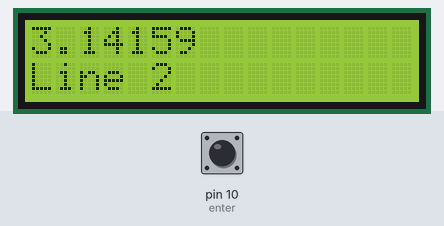
The sketch below on a simulated Arduino Uno, built with avr-gcc and run on an emulated ATmega328P. Parts: 16×2 character LCD. The test bench sets the inputs (shaded band); at power-on: pin 10 (enter) HIGH. What the sketch prints to the serial monitor is not drawn.

Above: at 1.2 s.
1.3 s: pin 10 (enter) pulled LOW for 0.15 s
2.9 s: pin 10 (enter) pulled LOW for 1 s
5.4 s: pin 10 (enter) pulled LOW for 0.15 s
At 6.6 s:
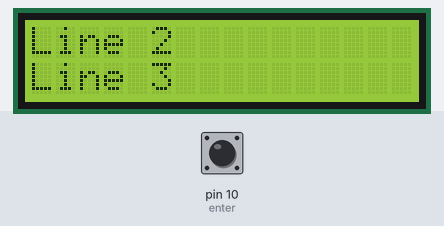
7.0 s: pin 10 (enter) pulled LOW for 1 s
At 8.1 s:
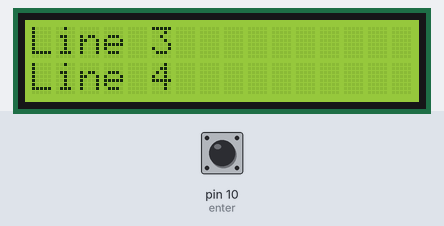
Timing chart, 0 to 10.0 s (numbered marks = the images above; inputs shaded):
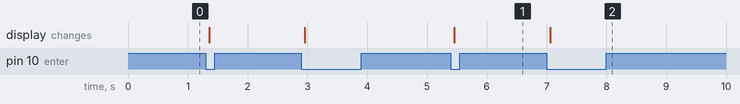

Measured:
- after the input at 5.4 s, the display: changes after 0.06 s (image 1)
- after the input at 7.0 s, the display: changes after 0.06 s (image 2)

The sketch:

J_scrolling_menu.ino
```cpp
/*
 * LiquidMenu library - scrolling_menu.ino
 *
 * This example demonstrates how to use scrolling lines and
 * overwrite the default number of displayed decimal places.
 *
 * It creates 5 "line" obects and places them in a single
 * "screen" object. The requirements for scrolling to work
 * are: the "line" objects must be focusable and the number
 * of lines the actual display has must be set (this also
 * must be set after adding the "lines" to the "screen").
 *
 *
 * The circuit:
 * https://github.com/VasilKalchev/LiquidMenu/blob/master/examples/J_scrolling_menu/J_scrolling_menu.png
 * - LCD RS pin to Arduino pin 12
 * - LCD E pin to Arduino pin 11
 * - LCD D4 pin to Arduino pin 5
 * - LCD D5 pin to Arduino pin 4
 * - LCD D6 pin to Arduino pin 3
 * - LCD D7 pin to Arduino pin 2
 * - LCD R/W pin to ground
 * - LCD VSS pin to ground
 * - LCD VDD pin to 5V
 * - 10k ohm potentiometer: ends to 5V and ground, wiper to LCD V0
 * - 150 ohm resistor from 5V to LCD Anode
 * - LCD Cathode to ground
 * - ----
 * - Button (enter) to Arduino pin 10 and ground
 *
 * Created September 10, 2018
 * by Richard Wardlow - https://github.com/circuitsforfun
 *
 * https://github.com/VasilKalchev/LiquidMenu
 *
 */

#include <LCD_HD44780.h>
#include <LiquidMenu.h>
#include <Button.h>

// Pin mapping for the display
const byte LCD_RS = 12;
const byte LCD_E = 11;
const byte LCD_D4 = 5;
const byte LCD_D5 = 4;
const byte LCD_D6 = 3;
const byte LCD_D7 = 2;
//LCD R/W pin to ground
//10K potentiometer to VO
LiquidCrystal lcd(LCD_RS, LCD_E, LCD_D4, LCD_D5, LCD_D6, LCD_D7);

/*
 * The Button class is not a part of the LiquidMenu library. The first
 * parameter is the button's pin, the second enables or disables the
 * internal pullup resistor (not required) and the third is the debounce
 * time (not required).
 */
// Button objects instantiation
const bool pullup = true;
Button enter(10, pullup);

const float pi = 3.14159265f;

LiquidLine line1(0, 0, pi);
LiquidLine line2(0, 1, "Line 2");
LiquidLine line3(0, 1, "Line 3");
LiquidLine line4(0, 1, "Line 4");
LiquidLine line5(0, 1, "Line 5");

LiquidScreen screen;

LiquidMenu menu(lcd);

// Used for attaching something to the lines, to make them focusable.
void blankFunction() {
    return;
}


void setup() {
    Serial.begin(250000);

	lcd.begin(16, 2);

    // Add more "lines" than the display has. The extra will be scrolled.
    screen.add_line(line1);
    screen.add_line(line2);
    screen.add_line(line3);
    screen.add_line(line4);
    screen.add_line(line5);

    // Attaching a function to the lines is required for scrolling to work.
    line1.attach_function(1, blankFunction);
    line2.attach_function(1, blankFunction);
    line3.attach_function(1, blankFunction);
    line4.attach_function(1, blankFunction);
    line5.attach_function(1, blankFunction);

    // Set the number of lines the display has.
    /*
     * Setting this is a must when you want to add more "lines" than
     * the display actually has (the extra lines will be scrolled).
     * This must be set after adding the "lines" to the "screen".
     */
    screen.set_displayLineCount(2);

    menu.add_screen(screen);

    // Set the number of decimal places for a "line".
    line1.set_decimalPlaces(5);

    menu.update();
}

void loop() {
    if (enter.check() == LOW) {
        Serial.println(F("ENTER button pressed"));
        menu.switch_focus();
		menu.update();
    }
}
```

Button.h
```cpp
#pragma once

class Button {
public:
	Button (uint8_t pin, bool pullup = false, uint16_t debounceDelay = 50)
		: _pin(pin), _state(LOW), _lastState(LOW),
		  _lastMillis(0), _debounceDelay(debounceDelay),
		  _lastDebounceTime(0) {
		if (pullup == true) {
			pinMode(_pin, INPUT_PULLUP);
		} else {
			pinMode(_pin, INPUT);
		}
	}

	// Debounces the button and returns the state if it was just changed.
	bool check(bool triggerState = LOW) {
		bool reading = digitalRead(_pin);
		// Checks if the buttons has changed state
		if (reading != _lastState) {
			_lastDebounceTime = millis();
		}
		// Checks if the buttons hasn't changed state for '_debounceDelay' milliseconds.
		if ((millis() - _lastDebounceTime) > _debounceDelay) {
			// Checks if the buttons has changed state
			if (reading != _state) {
				_state = reading;
				return _state;
			}
		}
		_lastState = reading;
		// If this code is reached, it returns the normal state of the button.
		if (triggerState == HIGH) {
			return LOW;
		} else {
			return HIGH;
		}
	}

private:
	const uint8_t _pin;
	bool _state;
	bool _lastState;
	uint32_t _lastMillis;
	uint16_t _debounceDelay;
	uint32_t _lastDebounceTime;
};
```
